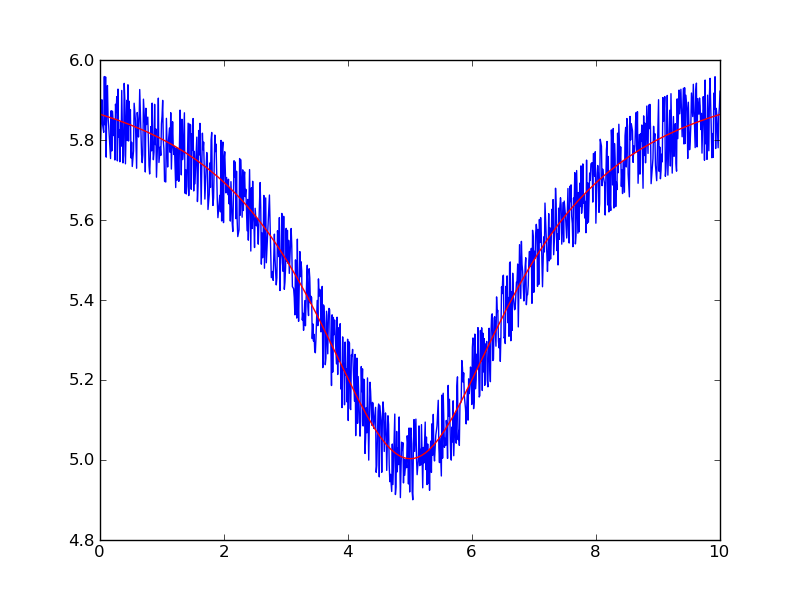

Here is the Python script that generated this plot:
#!/usr/bin/python

import math
import random
import numpy as np
import matplotlib.pyplot as plt
from datetime import datetime

# Import ndfit
import ndfit as ndfC

## # Define some fit functions
def fitfunc(dat,p): return p[2]-(p[0]**2)/(p[0]**2 +(dat[0]-p[1])**2)
def errfunc(dat,p): return fitfunc(dat,p)-dat[1]

# Generate random data
x = list(np.linspace(0,10,1000));
y = [fitfunc([i],[2,5,6])+float(random.randint(-5,5))/50 for i in x]

# Try to fit it
print "2D test"
data,params,step = zip(x,y),[4.,5.,4.],[0.01,0.01,0.01]
print "NDFIT ----------> C VERSION"
print "---------------------------"
a = datetime.now()
ndfC.convergence(0.04)
ndfC.maxdepth(1000)
ndfC.throttle_factor(60.0)
ndf = ndfC.run(fitfunc,errfunc,data,params,step,mode="short",throttle=True)
b = datetime.now()
print b-a
print ndf.getresult()
# And plot it
yfit = ndf.buildcurve(zip(x))
plt.plot(x,y)
plt.plot(x,yfit,'r')
plt.show()
